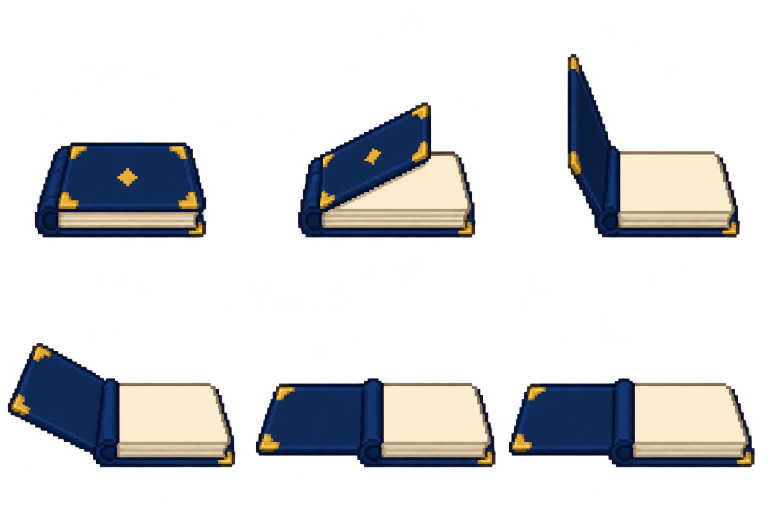
#> input picture ArtSource/BookOpeningSample_20261008/source-r1.png, 1536 x 1024 px (shown at 1/2 size)
$ python normalize_unit_pixel_family.py ../../ArtSource/BookOpeningSample_20261008/source-r1.png out.png
#> lines starting #> are read from the running program, lines starting #| are printed output that depends on the picture; after the words box and inside, x2 and y2 are one past the last pixel; in counts of white or black regions, pixels touching at a corner belong together
#!/usr/bin/env python3
"""Normalize an independently generated unit source to the OCC 64px unit tier."""
from argparse import ArgumentParser
from pathlib import Path
from PIL import Image


def normalize(source: Path, output: Path, body_w: int, body_h: int, colors: int) -> None:
#> called with body_w = 44, body_h = 48, colors = 10
    image = Image.open(source).convert("RGBA")
#> image is the input picture: PIL image 1536x1024 RGBA; mean R, G, B, A 44, 46.1, 51.4, 64.9
    hard_alpha = image.getchannel("A").point(lambda value: 255 if value >= 128 else 0)
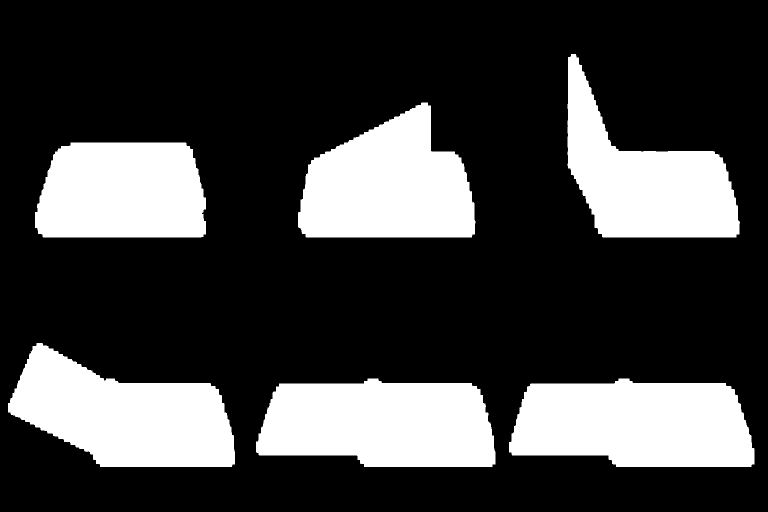
#> hard_alpha: PIL image 1536x1024 L (shown at 1/2 size); 25.6% white; 6 white regions, box (x1, y1, x2, y2) and area: (1018, 757, 1509, 934) 72408, (512, 757, 991, 934) 70874, (16, 686, 470, 934) 70284, (596, 205, 951, 475) 67436, (1135, 108, 1480, 475) 62497, (70, 285, 412, 475) 59221
    bbox = hard_alpha.getbbox()
#> bbox = (16, 108, 1509, 934)
    if bbox is None:
        raise ValueError(f"no readable silhouette in {source}")
    crop = image.crop(bbox)
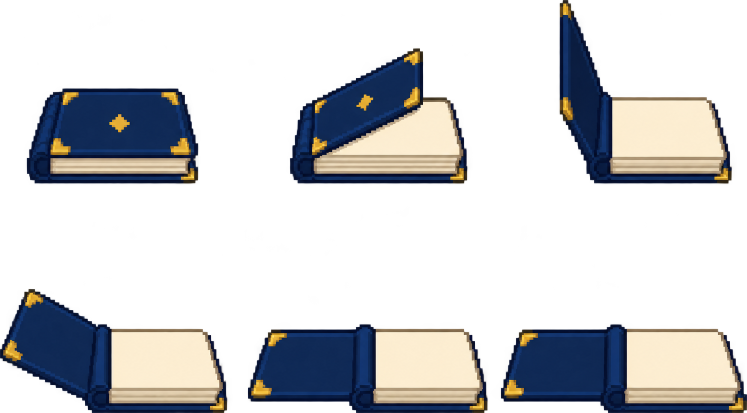
#> crop: PIL image 1493x826 RGBA (shown at 1/2 size); mean R, G, B, A 53, 55.2, 60.5, 82.7; transparent parts drawn white
    rgb = crop.convert("RGB").quantize(colors=colors, method=Image.Quantize.FASTOCTREE).convert("RGB")
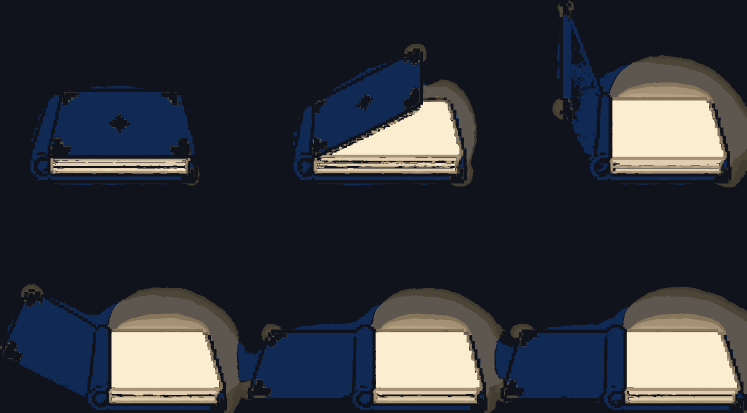
#> rgb: PIL image 1493x826 RGB (shown at 1/2 size); mean R, G, B 49.4, 52.2, 58.9
    fitted = rgb.resize((body_w, body_h), Image.Resampling.NEAREST).convert("RGBA")
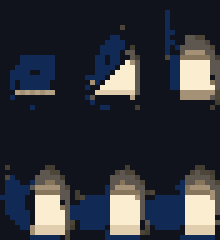
#> fitted: PIL image 44x48 RGBA (shown 5 times larger); mean R, G, B, A 48.8, 51.4, 58.1, 255
    fitted.putalpha(hard_alpha.crop(bbox).resize((body_w, body_h), Image.Resampling.NEAREST))
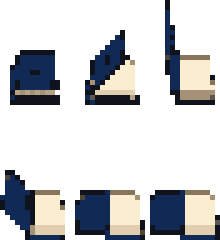
#> fitted: PIL image 44x48 RGBA (shown 5 times larger); mean R, G, B, A 48.8, 51.4, 58.1, 82.9; transparent parts drawn white
    canvas = Image.new("RGBA", (64, 64), (0, 0, 0, 0))
#> canvas: PIL image 64x64 RGBA; every value is 0
    canvas.alpha_composite(fitted, ((64 - body_w) // 2, 55 - body_h))
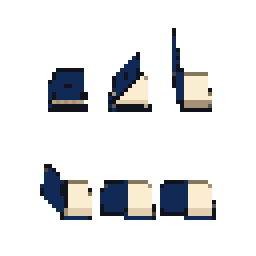
#> canvas: PIL image 64x64 RGBA (shown 4 times larger); mean R, G, B, A 16.3, 17, 18.3, 42.8; transparent parts drawn white
    output.parent.mkdir(parents=True, exist_ok=True)
    canvas.save(output)


def main() -> None:
    parser = ArgumentParser()
    parser.add_argument("source", type=Path)
    parser.add_argument("output", type=Path)
    parser.add_argument("--body-width", type=int, default=44)
    parser.add_argument("--body-height", type=int, default=48)
    parser.add_argument("--colors", type=int, default=10)
    args = parser.parse_args()
    normalize(args.source, args.output, args.body_width, args.body_height, args.colors)
    print(args.output)


if __name__ == "__main__":
    main()
